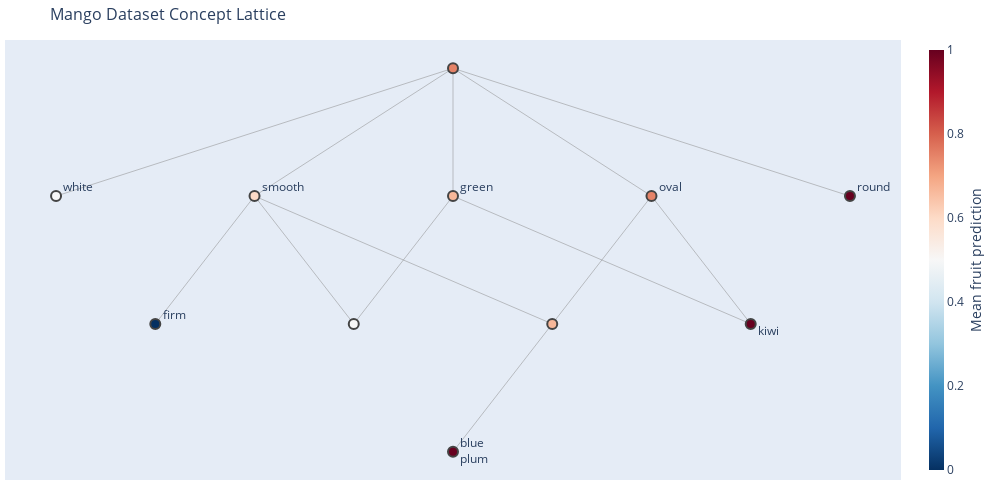

The notebook cell saved with this chart:
### Code cell
fig1.show()

### Figure 1 — Plotly figure (JSON) as saved in the notebook; plotly's stock layout.template omitted (floating-point values rounded to 4 significant figures)
{"data": [{"hoverinfo": "none", "line": {"color": "#888", "width": 0.5}, "mode": "lines", "type": "scatter", "x": [0, 0.5, null, 0, -0.5, null, 0, 1.5, null, 0, 0, null, 1, 0.5, null, 1, 1.5, null, 1, 0, null, -1.5, -1, null, 0.5, -1, null, 0, 2, null, 0, -1, null, 0, -2, null, -0.5, -1, null], "y": [1, 2, null, 3, 2, null, 3, 2, null, 3, 4, null, 3, 2, null, 3, 2, null, 3, 4, null, 2, 3, null, 2, 3, null, 4, 3, null, 4, 3, null, 4, 3, null, 2, 3, null]}, {"hoverinfo": "text", "hovertext": ["Concept 10<br>extent (len: 1): plum<br>intent (len: 3): smooth, blue, oval<br>new extent (len: 1): plum<br>new intent (len: 1): blue<br>mean_y_true: 1.0<br>mean_y_pred: 1.0<br>Metrics<br>\taccuracy: 1.0<br>\tprecision: 1.0<br>\trecall: 1.0<br>\tneg_precision: 0.0<br>\tneg_recall: 0.0<br><br>", "Concept 1<br>extent (len: 3): kiwi, toy cube, mango<br>intent (len: 1): green<br>new extent (len: 0): emptyset<br>new intent (len: 1): green<br>mean_y_true: 0.67<br>mean_y_pred: 0.67<br>Metrics<br>\taccuracy: 1.0<br>\tprecision: 1.0<br>\trecall: 1.0<br>\tneg_precision: 1.0<br>\tneg_recall: 1.0<br><br>", "Concept 2<br>extent (len: 4): kiwi, plum, egg, mango<br>intent (len: 1): oval<br>new extent (len: 0): emptyset<br>new intent (len: 1): oval<br>mean_y_true: 0.75<br>mean_y_pred: 0.75<br>Metrics<br>\taccuracy: 1.0<br>\tprecision: 1.0<br>\trecall: 1.0<br>\tneg_precision: 1.0<br>\tneg_recall: 1.0<br><br>", "Concept 6<br>extent (len: 2): toy cube, egg<br>intent (len: 2): firm, smooth<br>new extent (len: 0): emptyset<br>new intent (len: 1): firm<br>mean_y_true: 0.0<br>mean_y_pred: 0.0<br>Metrics<br>\taccuracy: 1.0<br>\tprecision: 0.0<br>\trecall: 0.0<br>\tneg_precision: 1.0<br>\tneg_recall: 1.0<br><br>", "Concept 9<br>extent (len: 3): plum, egg, mango<br>intent (len: 2): smooth, oval<br>new extent (len: 0): emptyset<br>new intent (len: 0): emptyset<br>mean_y_true: 0.67<br>mean_y_pred: 0.67<br>Metrics<br>\taccuracy: 1.0<br>\tprecision: 1.0<br>\trecall: 1.0<br>\tneg_precision: 1.0<br>\tneg_recall: 1.0<br><br>", "Concept 0<br>extent (len: 8): apple, grapefruit, kiwi, plum, toy cube, egg, tennis ball, mango<br>intent (len: 0): emptyset<br>new extent (len: 0): emptyset<br>new intent (len: 0): emptyset<br>mean_y_true: 0.62<br>mean_y_pred: 0.75<br>Metrics<br>\taccuracy: 0.88<br>\tprecision: 0.83<br>\trecall: 1.0<br>\tneg_precision: 1.0<br>\tneg_recall: 0.67<br><br>", "Concept 8<br>extent (len: 2): toy cube, mango<br>intent (len: 2): smooth, green<br>new extent (len: 0): emptyset<br>new intent (len: 0): emptyset<br>mean_y_true: 0.5<br>mean_y_pred: 0.5<br>Metrics<br>\taccuracy: 1.0<br>\tprecision: 1.0<br>\trecall: 1.0<br>\tneg_precision: 1.0<br>\tneg_recall: 1.0<br><br>", "Concept 4<br>extent (len: 5): apple, plum, toy cube, egg, mango<br>intent (len: 1): smooth<br>new extent (len: 0): emptyset<br>new intent (len: 1): smooth<br>mean_y_true: 0.6<br>mean_y_pred: 0.6<br>Metrics<br>\taccuracy: 1.0<br>\tprecision: 1.0<br>\trecall: 1.0<br>\tneg_precision: 1.0<br>\tneg_recall: 1.0<br><br>", "Concept 3<br>extent (len: 3): apple, grapefruit, tennis ball<br>intent (len: 1): round<br>new extent (len: 0): emptyset<br>new intent (len: 1): round<br>mean_y_true: 0.67<br>mean_y_pred: 1.0<br>Metrics<br>\taccuracy: 0.67<br>\tprecision: 0.67<br>\trecall: 1.0<br>\tneg_precision: 0.0<br>\tneg_recall: 0.0<br><br>", "Concept 5<br>extent (len: 2): egg, tennis ball<br>intent (len: 1): white<br>new extent (len: 0): emptyset<br>new intent (len: 1): white<br>mean_y_true: 0.0<br>mean_y_pred: 0.5<br>Metrics<br>\taccuracy: 0.5<br>\tprecision: 0.0<br>\trecall: 0.0<br>\tneg_precision: 1.0<br>\tneg_recall: 0.5<br><br>", "Concept 7<br>extent (len: 2): kiwi, mango<br>intent (len: 2): green, oval<br>new extent (len: 1): kiwi<br>new intent (len: 0): emptyset<br>mean_y_true: 1.0<br>mean_y_pred: 1.0<br>Metrics<br>\taccuracy: 1.0<br>\tprecision: 1.0<br>\trecall: 1.0<br>\tneg_precision: 0.0<br>\tneg_recall: 0.0<br><br>"], "marker": {"color": [1, 0.6667, 0.75, 0, 0.6667, 0.75, 0.5, 0.6, 1, 0.5, 1], "colorbar": {"thickness": 15, "title": {"side": "right", "text": "Mean fruit prediction"}, "xanchor": "left"}, "colorscale": [[0, "rgb(103,0,31)"], [0.1, "rgb(178,24,43)"], [0.2, "rgb(214,96,77)"], [0.3, "rgb(244,165,130)"], [0.4, "rgb(253,219,199)"], [0.5, "rgb(247,247,247)"], [0.6, "rgb(209,229,240)"], [0.7, "rgb(146,197,222)"], [0.8, "rgb(67,147,195)"], [0.9, "rgb(33,102,172)"], [1, "rgb(5,48,97)"]], "line": {"width": 2}, "reversescale": true, "showscale": true, "size": 10}, "mode": "markers+text", "text": ["blue<br>plum", "green<br>", "oval<br>", "firm<br>", "<br>", "<br>", "<br>", "smooth<br>", "round<br>", "white<br>", "<br>kiwi"], "textposition": "middle right", "type": "scatter", "x": [0, 0, 1, -1.5, 0.5, 0, -0.5, -1, 2, -2, 1.5], "y": [1, 3, 3, 2, 2, 4, 2, 3, 3, 3, 2]}], "layout": {"height": 500, "hovermode": "closest", "margin": {"b": 20, "l": 5, "r": 5, "t": 40}, "showlegend": false, "title": {"font": {"size": 16}, "text": "Mango Dataset Concept Lattice"}, "width": 1000, "xaxis": {"showgrid": false, "showticklabels": false, "zeroline": false}, "yaxis": {"showgrid": false, "showticklabels": false, "zeroline": false}}}
